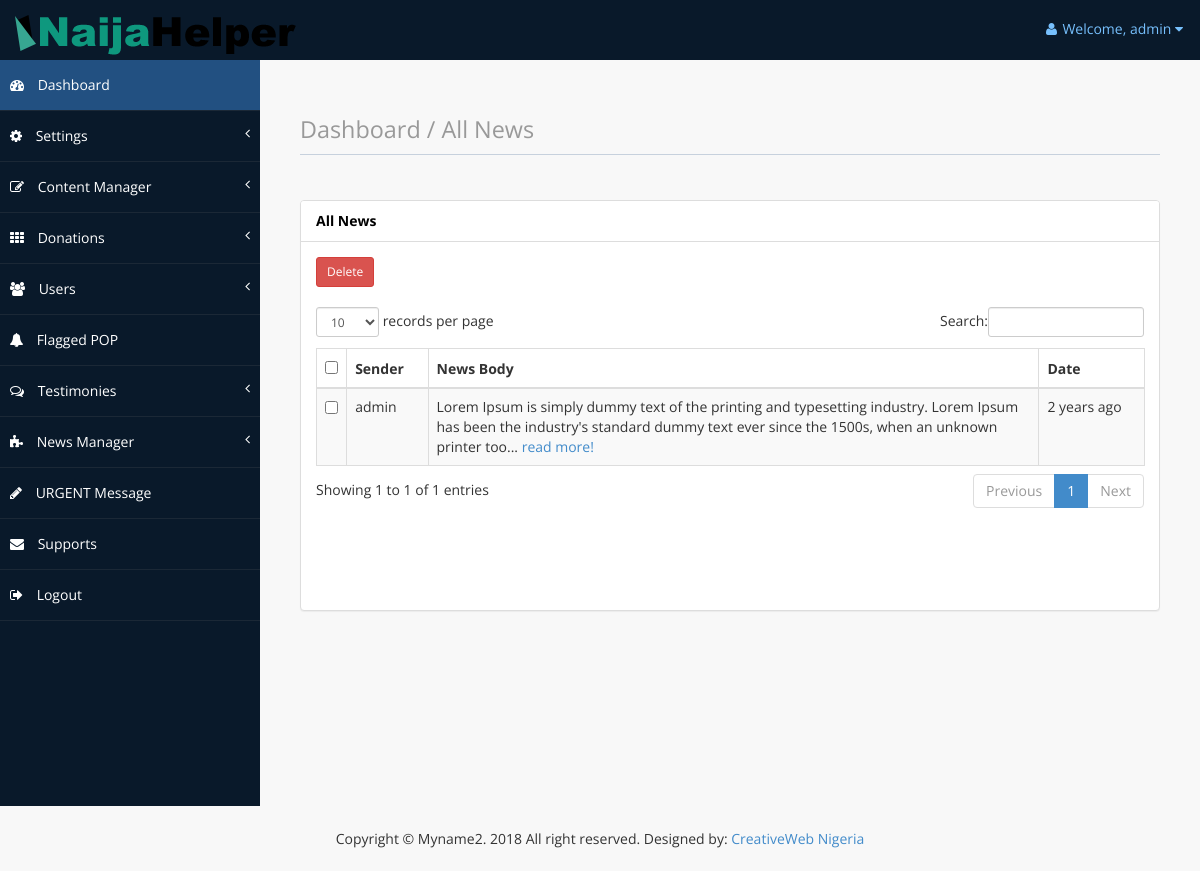
The app's page /administrator/news.php (signed in) with its own data.
### tables this page shows
CREATE TABLE `website_settings` (
  `id` int(11) NOT NULL,
  `site_name` varchar(100) NOT NULL,
  `site_title` varchar(100) NOT NULL,
  `site_description` varchar(255) NOT NULL,
  `favicon_url` varchar(100) NOT NULL,
  `logo_url` varchar(100) NOT NULL,
  `last_updated` timestamp NOT NULL DEFAULT CURRENT_TIMESTAMP ON UPDATE CURRENT_TIMESTAMP
);

CREATE TABLE `news` (
  `id` int(11) NOT NULL,
  `admin` varchar(100) NOT NULL,
  `title` varchar(225) NOT NULL,
  `note` text NOT NULL,
  `date_added` datetime NOT NULL
);

### core/class.admin.php (called while the page is built, shortened)
<?php
	class ADMIN {
		private $connect;
		public function __construct(){
			$database = new Database();
			$db = $database->dbConnection();
			$this->connect = $db;
		}
		public function runQuery($sql){
			$stmt = $this->connect->prepare($sql);
			return $stmt;
		}
		public function allNews(){
			try	{
				$stmt = $this->connect->prepare("SELECT * FROM news ORDER BY id DESC");
				$stmt->execute();
			}
			catch(PDOException $e){
				echo $e->getMessage();
			}
			$matches = $stmt->fetchAll(PDO::FETCH_ASSOC);
			return $matches;
		}
	}
	function timeAgo($dateTime){
		$dateTime = strtotime($dateTime);
		$cur_time   = time();
		$time_elapsed   = $cur_time - $dateTime;
		$seconds    = $time_elapsed ;
		$minutes    = round($time_elapsed / 60 );
		$hours      = round($time_elapsed / 3600);
		$days       = round($time_elapsed / 86400 );
		$weeks      = round($time_elapsed / 604800);
		$months     = round($time_elapsed / 2600640 );
		$years      = round($time_elapsed / 31207680 );
		if($seconds <= 60){
			return '<span style="color:#096;font-style:italic;">Just now</span>';
		}
		else if($hours <= 24){
			if($hours == 1){
				return "<span style=\"color:#096;font-style:italic;\">an hour ago</span>";
			}else{
				return "<span style=\"color:#096;font-style:italic;\">$hours hrs ago </span>";
			}
		}
		else if($days <= 7){
			if($days == 1){
				return "Yesterday";
			}else{
				return "$days days ago";
			}
		}
		else if($weeks <= 4.3){
			if($weeks == 1){
				return "a week ago";
			}else{
				return "$weeks weeks ago";
			}
		}
		else if($months <= 12){
			if($months == 1){
				return "a month ago";
			}else{
				return "$months months ago";
			}
		}
		else{
			if($years == 1){
				return "1 year ago";
			}else{
				return "$years years ago";
			}
		}
	}
?>

### core/adminSession.php (called while the page is built, shortened)
<?php
	$session = new ADMIN();
	if(!$session->is_loggedin()){
		$session->redirect(BASE_URL.'administrator/login');
		exit();
	}else{
		$auth_user = new ADMIN();
		$adminID = $_SESSION['admin_session'];
		$stmt = $auth_user->runQuery("SELECT * FROM admin WHERE id=:adminID");
		$stmt->execute(array(":adminID"=>$adminID));
		$userInfo = $stmt->fetch(PDO::FETCH_ASSOC);
		$stmt = $auth_user->runQuery("SELECT * FROM website_settings WHERE id='1'");
		$stmt->execute();
		$siteInfo = $stmt->fetch(PDO::FETCH_ASSOC);
	}

### administrator/news.php (the view, shortened to what this page needs)
<?php
	require_once(ROOT_PATH . "core/class.admin.php");
	require_once(ROOT_PATH . "core/adminSession.php");
	$allNews = $auth_user->allNews();
?>
<?php include(ROOT_PATH."administrator/includes/header.php") ?>
<?php include(ROOT_PATH."administrator/includes/navMenu.php") ?>
        <div id="page-wrapper">
            <div id="page-inner">
                <div class="row">
                    <div class="col-md-12">
                        <h1 class="page-header">
                            <small>Dashboard / All News</small>
                        </h1>
                    </div>
                </div>
              <div class="row">
                <div class="col-md-12">
                    <div class="panel panel-default">
                        <div class="panel-heading">
                             All News
                        </div>
                        <div class="panel-body">
                            <div class="table-responsive">
                                <form role="form" method="post" action="" enctype="multipart/form-data">
                            <script src="https://ajax.googleapis.com/ajax/libs/jquery/2.1.1/jquery.min.js"></script>
                                    <div class="row">
                                        <div class="col-md-1">
                                            <button type="submit" name="delete"
                                            class="btn btn-danger  btn-sm">Delete</button>
                                        </div>
                                    </div>
                                    <br>
                                <table class="table table-striped table-bordered table-hover"
                                id="dataTables-example">
                                    <thead>
                                        <tr>
                                            <th width="2%"><input type="checkbox" class="checkAll" /></th>
                                            <th width="10%">Sender</th>
                                            <th width="75%">News Body</th>
                                            <th width="13%">Date</th>
                                        </tr>
                                    </thead>
                                    <tbody>
                                    	<?php
                                            if (!empty($allNews)) {
                                                foreach($allNews as $news) {?>
										<tr>
                                            <td><input name="tick[]" type="checkbox" value="<?php echo $news["id"];?>"></td>
                                            <td><?php echo $news["admin"];?></td>
                                            <td><?php echo substr($news["note"], 0, 180);?>...
                                            <a href="<?php echo BASE_URL.'administrator/single?id='.$news["id"] ?>">read more!</a></td>
                                            <td><?php echo timeAgo($news["date_added"]);?></td>
                                        </tr>
                                        <?php  } }?>
                                    </tbody>
                                </table>
                            </form>
                        </div>
                        <br><br><br><br>
                    </div>
                </div>
            </div>
        </div>
	</div>
<?php include(ROOT_PATH."administrator/includes/footer.php") ?>

### administrator/includes/header.php (shortened to what this page needs)
<!DOCTYPE html>
<html xmlns="http://www.w3.org/1999/xhtml">
<head>
    <link href="<?php echo BASE_URL;?>user/assets/css/bootstrap.css" rel="stylesheet" />
    <link href="<?php echo BASE_URL;?>user/assets/css/font-awesome.css" rel="stylesheet" />
    <link href="<?php echo BASE_URL;?>user/assets/css/custom-styles.css" rel="stylesheet" />
    <link href="<?php echo BASE_URL;?>user/assets/js/dataTables/dataTables.bootstrap.css" rel="stylesheet" />
</head>
<body>
    <div id="wrapper">
        <nav class="navbar navbar-default top-navbar" role="navigation">
            <div class="navbar-header">
                <?php if(isset($siteInfo['logo_url'])){
                    $logoURL = BASE_URL.str_replace('../', '', $siteInfo['logo_url']);?>
                <a class="navbar-brand" href="<?php echo BASE_URL;?>">
                <img src="<?php echo $logoURL;?>" alt="logo"/></a>
                <?php }else{?>
                <a class="navbar-brand" href="<?php echo BASE_URL;?>"><img src="img/logo.png" alt="logo"/></a>
                <?php }?>
            </div>
            <ul class="nav navbar-top-links navbar-right">
                <li class="dropdown">
                    <a class="dropdown-toggle" data-toggle="dropdown" href="#" aria-expanded="false">
                        <i class="fa fa-user fa-fw"></i>Welcome, <?php echo $userInfo["username"];  ?> <i class="fa fa-caret-down"></i>
                    </a>
                </li>
            </ul>
        </nav>

### administrator/includes/footer.php (shortened to what this page needs)
<br><br><br><br><br><br><br>
            </div>
        </div>
<footer style="background:#F8F8F8; padding: 10px; text-align:center;">
    <p>Copyright &copy; <?php if(isset($siteInfo['site_name'])){echo $siteInfo['site_name'];}else{echo 'Yoursite Name';}?>. <?php echo date("Y");?> All right reserved. Designed by:
<a target="_blank" href="http://www.creativeweb.com.ng">CreativeWeb Nigeria</a></p>
</footer>
</body>
</html>

### user/assets/css/custom-styles.css (style rules this page uses)
body { font-family: 'Open Sans', sans-serif; }
#wrapper { width: 100%; background:#09192A; }
#page-wrapper { padding: 15px 15px; background:#F8F8F8; }
#page-inner { width:100%; margin:10px 20px 10px 0px; background-color:transparent; padding:10px; }
h1, .h1, h2, .h2, h3, .h3 { margin-top: 7px; margin-bottom: -5px; }
p, .listItemCust li { font-size:14px; line-height:25px; padding-top:10px; }
.page-header { padding-bottom: 9px; margin: 10px 0 45px; border-bottom: 1px solid #C7D1DD; }
.panel-default > .panel-heading { color: #000; background-color: #FFFFFF; border-color: #ddd; font-weight:bold; }
footer p { font-size: 14px; }
.top-navbar { margin:0px; }
.top-navbar .navbar-brand { color: #fff; width: 260px; text-align: left; height: 60px; font-size: 30px; font-weight: 700; text-transform: uppercase; line-height: 30px; }
.top-navbar .nav > li { position: relative; display: inline-block; }
.top-navbar .nav > li > a { position: relative; display: block; padding: 19px 15px; color: #77C0FD; }
.top-navbar { background:#09192A; border-bottom:none; }
.top-navbar .nav > li > a > i { margin-right: 2px; }
.navbar-default { border:0px solid black; }
.navbar-header { background: #09192A; }
.nav > li > a > i { margin-right:10px; }
@media (min-width:768px) { #page-wrapper { margin: 0 0 0 260px; padding: 15px 30px; } }
@media (min-width:768px) { .navbar { border-radius: 0px; } }

### records on screen
website_settings: logo_url (picture), site_name "Myname2"
news: admin "admin", note "Lorem Ipsum is simply dummy text of the printing and typesetting industry. Lorem Ipsum has been the industry's standard dummy text ever since the 1500s, when an unknown printer too", date_added "2 years ago"

### other values on screen
$userInfo["username"] "admin"
